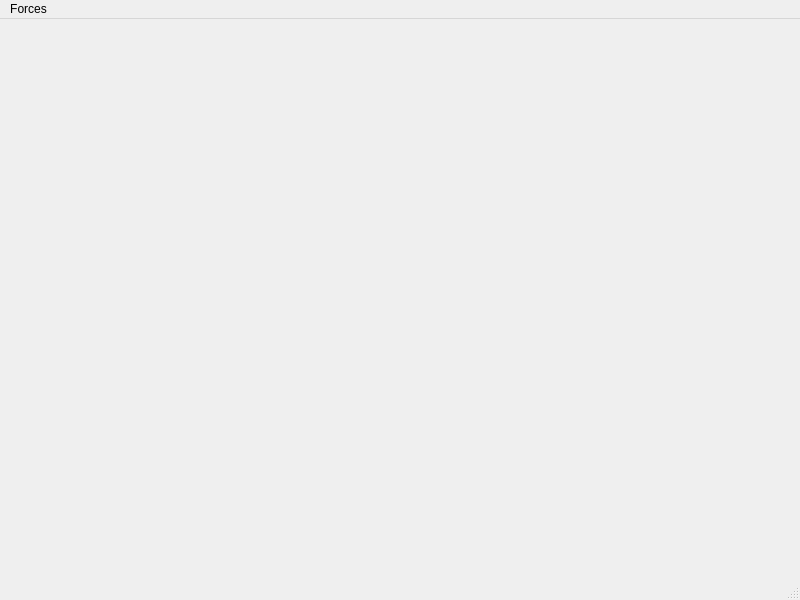
<?xml version="1.0" encoding="UTF-8"?>
<ui version="4.0">
 <class>guiDlg</class>
 <widget class="QMainWindow" name="guiDlg">
  <property name="geometry">
   <rect>
    <x>0</x>
    <y>0</y>
    <width>800</width>
    <height>600</height>
   </rect>
  </property>
  <property name="windowTitle">
   <string>DSRGraph</string>
  </property>
  <widget class="QWidget" name="centralwidget"/>
  <widget class="QMenuBar" name="menubar">
   <property name="geometry">
    <rect>
     <x>0</x>
     <y>0</y>
     <width>800</width>
     <height>22</height>
    </rect>
   </property>
   <widget class="QMenu" name="menuForces">
    <property name="title">
     <string>Forces</string>
    </property>
   </widget>
   <addaction name="menuForces"/>
  </widget>
  <widget class="QStatusBar" name="statusbar"/>
  <action name="actionSave">
   <property name="text">
    <string>Save</string>
   </property>
   <property name="toolTip">
    <string>&lt;html&gt;&lt;head/&gt;&lt;body&gt;&lt;p&gt;Save file in JSON format&lt;/p&gt;&lt;/body&gt;&lt;/html&gt;</string>
   </property>
  </action>
  <action name="actionSimulate">
   <property name="checkable">
    <bool>true</bool>
   </property>
   <property name="text">
    <string>Simulate</string>
   </property>
  </action>
  <action name="actionSaveToFile">
   <property name="text">
    <string>Save</string>
   </property>
  </action>
 </widget>
 <resources/>
 <connections/>
</ui>
